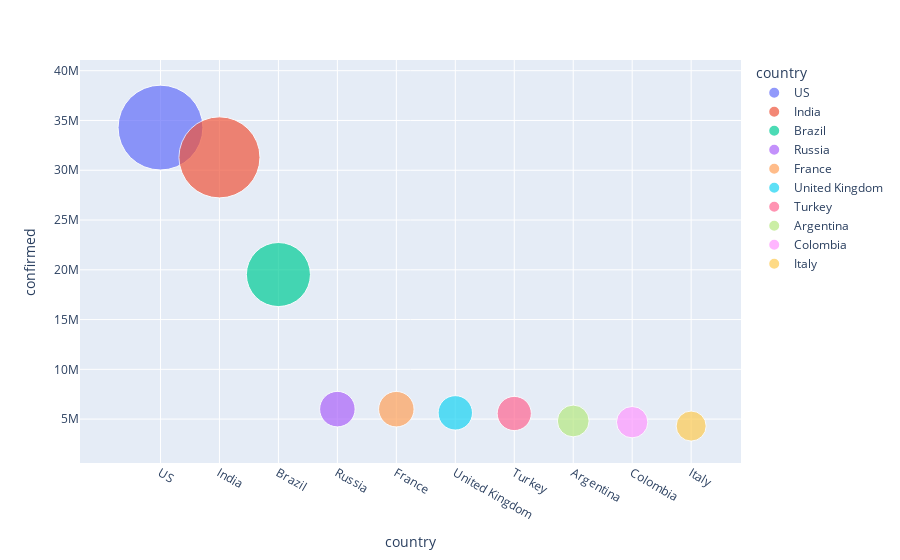

Notebook source saved alongside this figure:
### Code cell
fig = px.scatter(sorted_country_df.head(10), x='country', y='confirmed', size='confirmed',color='country', hover_name='country',size_max=60)
fig.update_layout()
fig.show()

### Figure 1 — Plotly figure (JSON) as saved in the notebook; plotly's stock layout.template omitted (floating-point values rounded to 4 significant figures)
{"data": [{"hovertemplate": "<b>%{hovertext}</b><br><br>country=%{x}<br>confirmed=%{marker.size}<extra></extra>", "hovertext": ["US"], "legendgroup": "US", "marker": {"color": "#636efa", "size": [34286314], "sizemode": "area", "sizeref": 9524.0, "symbol": "circle"}, "mode": "markers", "name": "US", "orientation": "v", "showlegend": true, "type": "scatter", "x": ["US"], "xaxis": "x", "y": [34286314], "yaxis": "y"}, {"hovertemplate": "<b>%{hovertext}</b><br><br>country=%{x}<br>confirmed=%{marker.size}<extra></extra>", "hovertext": ["India"], "legendgroup": "India", "marker": {"color": "#EF553B", "size": [31293062], "sizemode": "area", "sizeref": 9524.0, "symbol": "circle"}, "mode": "markers", "name": "India", "orientation": "v", "showlegend": true, "type": "scatter", "x": ["India"], "xaxis": "x", "y": [31293062], "yaxis": "y"}, {"hovertemplate": "<b>%{hovertext}</b><br><br>country=%{x}<br>confirmed=%{marker.size}<extra></extra>", "hovertext": ["Brazil"], "legendgroup": "Brazil", "marker": {"color": "#00cc96", "size": [19523711], "sizemode": "area", "sizeref": 9524.0, "symbol": "circle"}, "mode": "markers", "name": "Brazil", "orientation": "v", "showlegend": true, "type": "scatter", "x": ["Brazil"], "xaxis": "x", "y": [19523711], "yaxis": "y"}, {"hovertemplate": "<b>%{hovertext}</b><br><br>country=%{x}<br>confirmed=%{marker.size}<extra></extra>", "hovertext": ["Russia"], "legendgroup": "Russia", "marker": {"color": "#ab63fa", "size": [6002303], "sizemode": "area", "sizeref": 9524.0, "symbol": "circle"}, "mode": "markers", "name": "Russia", "orientation": "v", "showlegend": true, "type": "scatter", "x": ["Russia"], "xaxis": "x", "y": [6002303], "yaxis": "y"}, {"hovertemplate": "<b>%{hovertext}</b><br><br>country=%{x}<br>confirmed=%{marker.size}<extra></extra>", "hovertext": ["France"], "legendgroup": "France", "marker": {"color": "#FFA15A", "size": [5996060], "sizemode": "area", "sizeref": 9524.0, "symbol": "circle"}, "mode": "markers", "name": "France", "orientation": "v", "showlegend": true, "type": "scatter", "x": ["France"], "xaxis": "x", "y": [5996060], "yaxis": "y"}, {"hovertemplate": "<b>%{hovertext}</b><br><br>country=%{x}<br>confirmed=%{marker.size}<extra></extra>", "hovertext": ["United Kingdom"], "legendgroup": "United Kingdom", "marker": {"color": "#19d3f3", "size": [5626772], "sizemode": "area", "sizeref": 9524.0, "symbol": "circle"}, "mode": "markers", "name": "United Kingdom", "orientation": "v", "showlegend": true, "type": "scatter", "x": ["United Kingdom"], "xaxis": "x", "y": [5626772], "yaxis": "y"}, {"hovertemplate": "<b>%{hovertext}</b><br><br>country=%{x}<br>confirmed=%{marker.size}<extra></extra>", "hovertext": ["Turkey"], "legendgroup": "Turkey", "marker": {"color": "#FF6692", "size": [5563903], "sizemode": "area", "sizeref": 9524.0, "symbol": "circle"}, "mode": "markers", "name": "Turkey", "orientation": "v", "showlegend": true, "type": "scatter", "x": ["Turkey"], "xaxis": "x", "y": [5563903], "yaxis": "y"}, {"hovertemplate": "<b>%{hovertext}</b><br><br>country=%{x}<br>confirmed=%{marker.size}<extra></extra>", "hovertext": ["Argentina"], "legendgroup": "Argentina", "marker": {"color": "#B6E880", "size": [4812351], "sizemode": "area", "sizeref": 9524.0, "symbol": "circle"}, "mode": "markers", "name": "Argentina", "orientation": "v", "showlegend": true, "type": "scatter", "x": ["Argentina"], "xaxis": "x", "y": [4812351], "yaxis": "y"}, {"hovertemplate": "<b>%{hovertext}</b><br><br>country=%{x}<br>confirmed=%{marker.size}<extra></extra>", "hovertext": ["Colombia"], "legendgroup": "Colombia", "marker": {"color": "#FF97FF", "size": [4692570], "sizemode": "area", "sizeref": 9524.0, "symbol": "circle"}, "mode": "markers", "name": "Colombia", "orientation": "v", "showlegend": true, "type": "scatter", "x": ["Colombia"], "xaxis": "x", "y": [4692570], "yaxis": "y"}, {"hovertemplate": "<b>%{hovertext}</b><br><br>country=%{x}<br>confirmed=%{marker.size}<extra></extra>", "hovertext": ["Italy"], "legendgroup": "Italy", "marker": {"color": "#FECB52", "size": [4302393], "sizemode": "area", "sizeref": 9524.0, "symbol": "circle"}, "mode": "markers", "name": "Italy", "orientation": "v", "showlegend": true, "type": "scatter", "x": ["Italy"], "xaxis": "x", "y": [4302393], "yaxis": "y"}], "layout": {"legend": {"itemsizing": "constant", "title": {"text": "country"}, "tracegroupgap": 0}, "margin": {"t": 60}, "xaxis": {"anchor": "y", "categoryarray": ["US", "India", "Brazil", "Russia", "France", "United Kingdom", "Turkey", "Argentina", "Colombia", "Italy"], "categoryorder": "array", "domain": [0, 1], "title": {"text": "country"}}, "yaxis": {"anchor": "x", "domain": [0, 1], "title": {"text": "confirmed"}}}}
